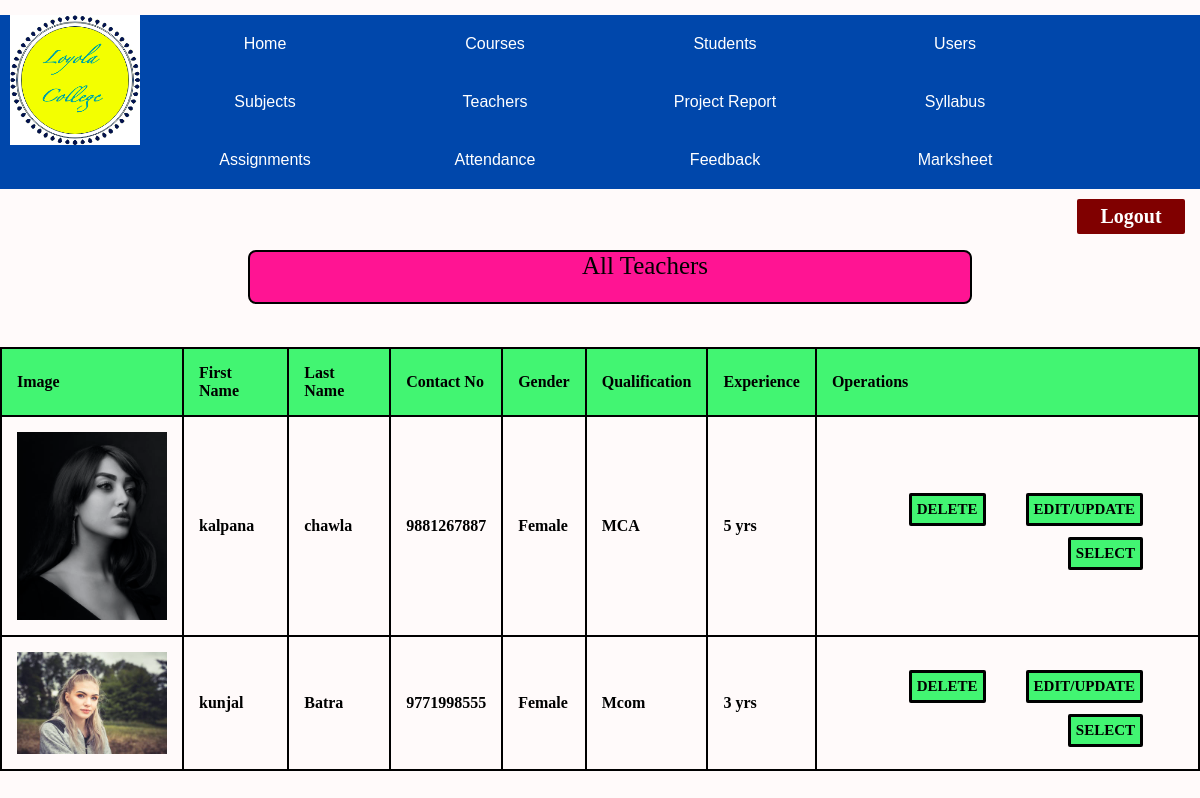
Page /teacher.php on the committed database.
### tables this page shows
CREATE TABLE IF NOT EXISTS `teachreg` (
  `tid` int(30) NOT NULL AUTO_INCREMENT,
  `fs` varchar(100) NOT NULL,
  `ls` varchar(100) NOT NULL,
  `eid` varchar(100) NOT NULL,
  `cno` varchar(10) NOT NULL,
  `dob` date NOT NULL,
  `gd` varchar(100) NOT NULL,
  `state` varchar(100) NOT NULL,
  `city` varchar(100) NOT NULL,
  `qual` varchar(100) NOT NULL,
  `expr` varchar(100) NOT NULL,
  `address` varchar(40) NOT NULL,
  `IDD` varchar(100) NOT NULL,
  `pass` varchar(100) NOT NULL,
  `confirmpass` varchar(100) NOT NULL,
  `image` varchar(30) NOT NULL,
  PRIMARY KEY (`tid`)
);

### teacher.php (the view, shortened to what this page needs)
<html>
<head>
</head>
<body>
  <form action="" method="post">
<div class="logo"><a href="#"><img src="img/logo.png"></a>
</div>
<nav>
<ul>
<li><a href="dashboard.php">Home</a></li>
<li><a href="course.php">Courses</a></li>
<li><a href="student.php">Students</a></li>
<li><a href="users.php">Users</a></li>
<li><a href="subject.php">Subjects</a></li>
<li><a href="teacher.php">Teachers</a></li>
<li><a href="projectreport.php">Project Report</a></li>
<li><a href="syllabus.php">Syllabus</a></li>
<li><a href="assignments.php">Assignments</a></li>
<li><a href="attendancereport.php">Attendance</a></li>
<li><a href="viewfeedback.php">Feedback</a></li>
<li><a href="marksheet.php">Marksheet</a></li>
</ul>
</nav>
<div class="right_area">
        <a href="index.php" class="logout_btn">Logout</a>
      </div><br><br>
<center><p class="round2">All Teachers </p><br>
<center><table id="t01">
<tr>
<th>Image</th>
<th>First Name</th>
<th>Last Name</th>
<th>Contact No</th>
<th>Gender</th>
<th>Qualification</th>
<th>Experience</th>
<th>Operations</th>
</tr>
<?php
$conn=mysqli_connect("localhost","root","","college");
$query = "select * from teachreg";
$data = mysqli_query($conn,$query);
$total = mysqli_num_rows($data);
if($total!=0)
{
  while($result=mysqli_fetch_assoc($data))
  {
     echo "
<tr>
<td><img src='".$result['image']."' width='150'></td>
<td><b>".$result['fs']."</b></td>
<td><b>".$result['ls']."</b></td>
<td><b>".$result['cno']."</b></td>
<td><b>".$result['gd']."</b></td>
<td><b>".$result['qual']."</b></td>
<td><b>".$result['expr']."</b></td>
<td><a href='edit1.php?&tid=$result[tid]&fs=$result[fs]
&ls=$result[ls]&cno=$result[cno]&gd=$result[gd]&qual=$result[qual]
&expr=$result[expr]'>EDIT/UPDATE </a>
<a href='delete1.php?tid=$result[tid]' Onclick='return checkdelete()'>DELETE
<a href ='select.php?tid=$result[tid]'>SELECT</td>
</tr>
";
  }
}
  else
  {
    echo "No Record Found";
  }
  ?>
</table>
</form>
</body>
</html>

### teacher.php (style rules this page uses)
body { margin: 0; padding:0; background:#fffafa; }
.logo img { width: 130px; height: 130px; margin-left:10px; position: absolute; }
nav { width:100%; background:#0047ab; overflow:auto; margin-top:15px; }
ul { padding:0; margin:0 0 0 150px; list-style: none; }
li { float: left; }
nav a { width:200px; display:block; padding: 20px 15px; text-decoration:none; font-family:Arial; color:#fff; text-align:center; }
.logout_btn { padding: 6px; background: #800000; text-decoration: none; float: right; margin-top: 10px; margin-right: 15px; border-radius: 2px; font-size: 20px; font-weight: 600; color: white; width:8%; text-align:center; transition: 0.5s; transition-property: background; }
p.round2 { border: 2px solid black; border-radius: 8px; background-color:#ff1493; width: 650px; height:50px; margin-top:25px; font-family:Cursive; font-style:bold; font-size:25px; padding-left:70px; margin-left:20px; }
table,th,td { border: 2px solid black; border-collapse:collapse; font-family:Georgia; font-style:bold; font-size:16px; }
th,td { padding:15px; text-align:left; }
#t01 th { background-color:#42f572; color: black; }
td a { padding: 5px; background: #42f572; text-decoration: none; border: 3px solid black; float: right; margin-top: 11px; margin-right: 40px; border-radius: 2px; font-size: 15px; font-weight: 600; color: black; }

### rows in the picture
teachreg: image (picture), fs "kalpana", ls "chawla", cno "9881267887", gd "Female", qual "MCA", expr "5 yrs"
teachreg: image (picture), fs "kunjal", ls "Batra", cno "9771998555", gd "Female", qual "Mcom", expr "3 yrs"
